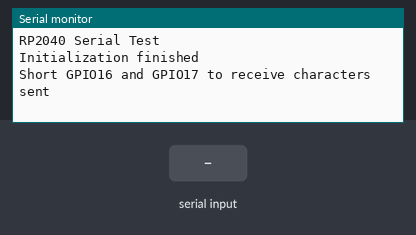
A sketch run on a simulated Raspberry Pi Pico. Shown: the last lines printed to the serial monitor. Inputs (shaded band) come from the test bench.

Above: at 6.2 s.
6.3 s: "1" received over the second serial link
At 7.4 s:
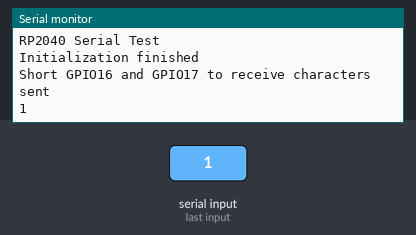
7.8 s: "0" received over the second serial link
At 8.5 s:
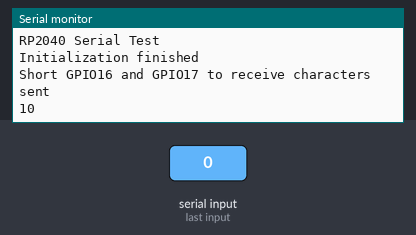

Measured:
- after the input at 6.3 s, the serial monitor: prints a new line at once (image 1)
- after the input at 7.8 s, the serial monitor: prints a new line at once (image 2)

The sketch:

RP2040_Serial.ino
```cpp
/*
 * File: RP2040_Serial.ino
 *
 * Test of Serial1 initialization to connect ESP-01 for WiFi connection later
 * using https://github.com/earlephilhower/arduino-pico
 *
 * 2021-05-17 Claus Kühnel info@ckuehnel.ch
 */

void setup()
{
  Serial.begin(115200);
  delay(5000);
  Serial.println(F("RP2040 Serial Test"));

  Serial1.setRX(17);
  Serial1.setTX(16);
  Serial1.begin(115200);

  Serial.println(F("Initialization finished"));
  Serial.println(F("Short GPIO16 and GPIO17 to receive characters sent"));
}

void loop()
{
  if (Serial1.available()) Serial.write(Serial1.read());
  if (Serial.available())  Serial1.write(Serial.read());
}
```
